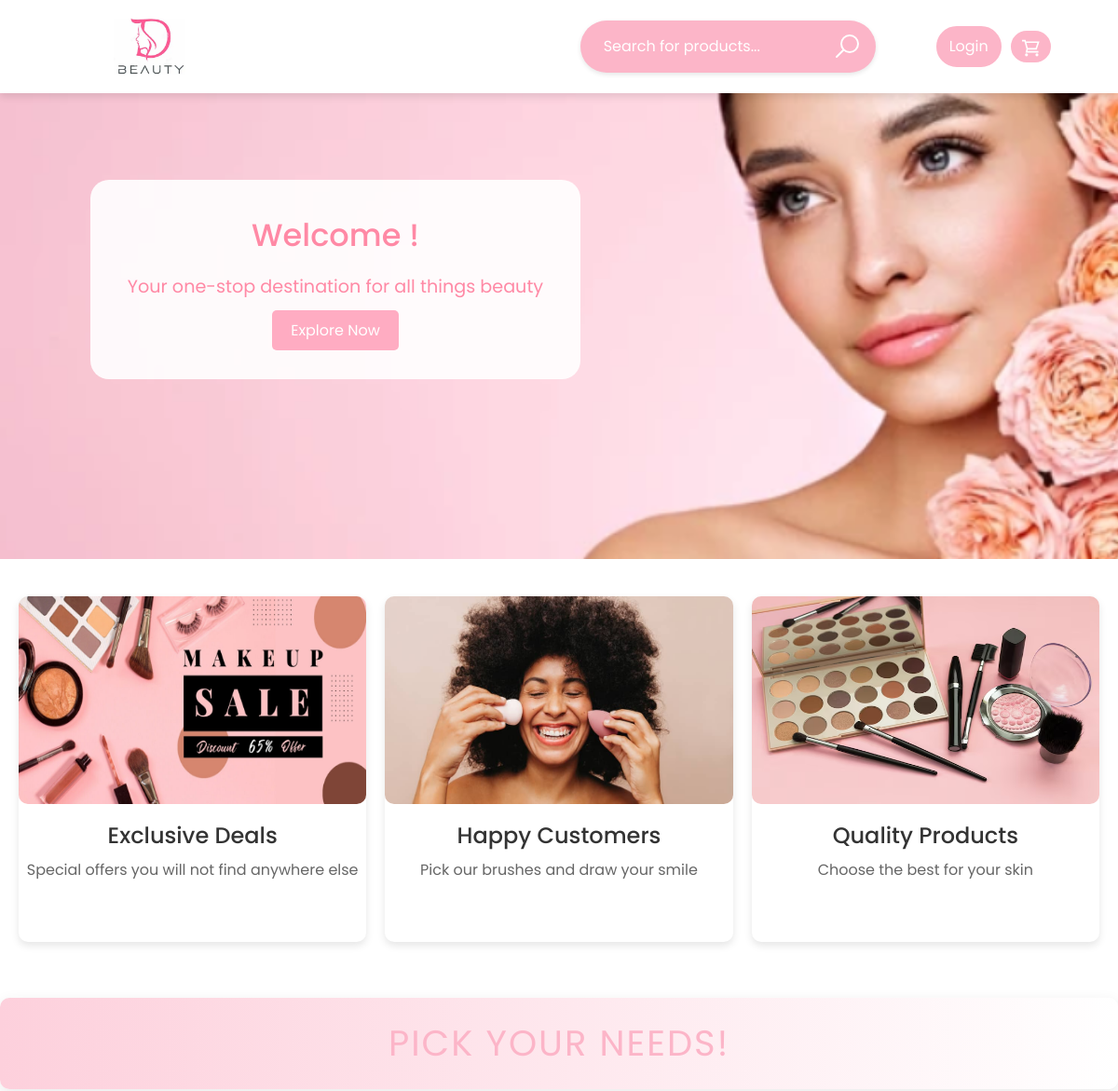
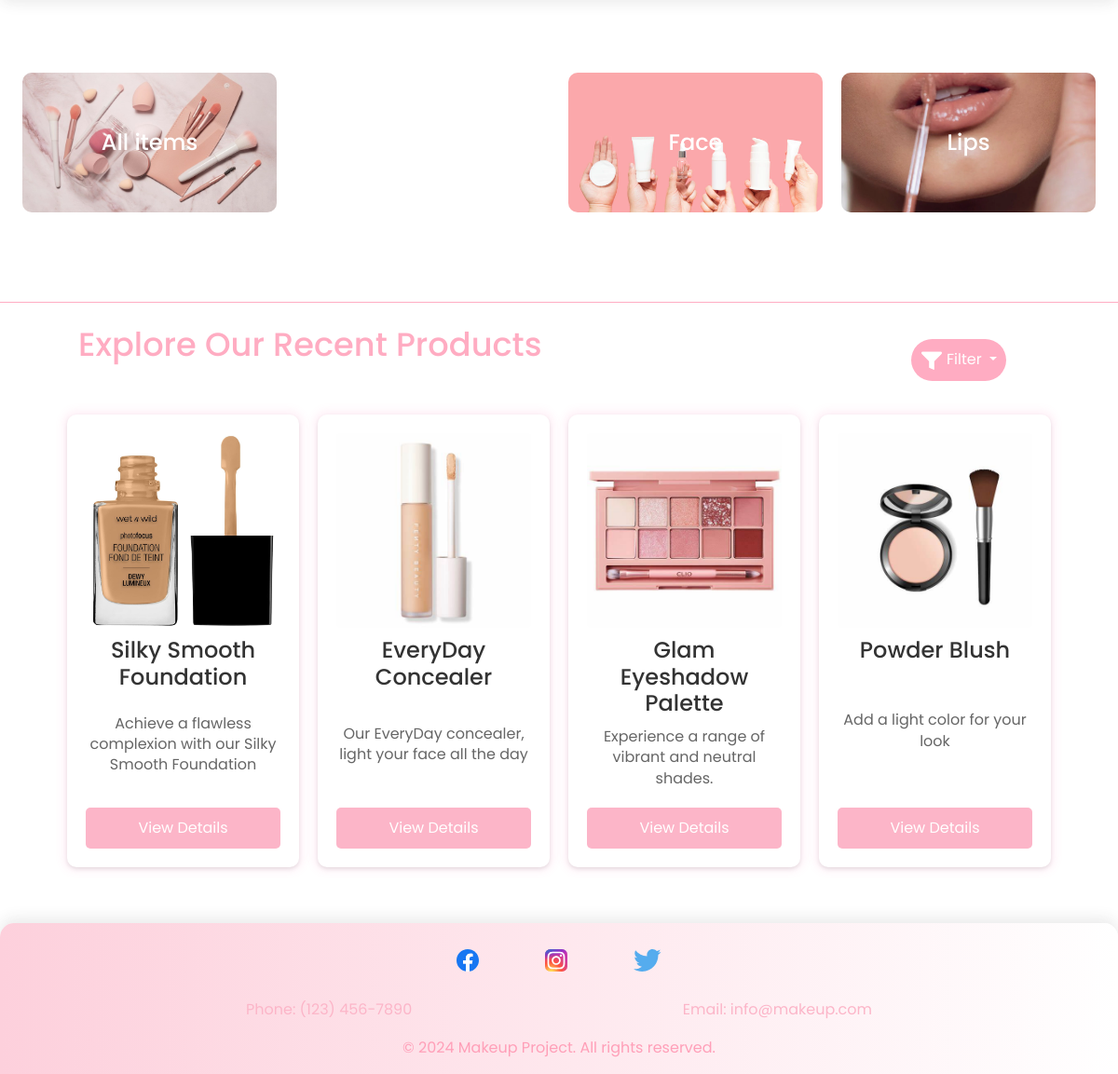
Screenshot of /Makeup/main.php with the database file from the repository (2 pictures, top to bottom).
### tables this page shows
CREATE TABLE `general` (
  `Title` varchar(255) NOT NULL,
  `Description` varchar(255) NOT NULL,
  `Image` varchar(255) NOT NULL,
  `ID` int(11) NOT NULL
);

CREATE TABLE `category` (
  `Category` varchar(255) NOT NULL,
  `Image` varchar(255) NOT NULL
);

CREATE TABLE `products` (
  `ID` int(11) NOT NULL,
  `Name` varchar(255) NOT NULL,
  `Description` varchar(255) NOT NULL,
  `Price` varchar(255) NOT NULL,
  `Image` varchar(255) NOT NULL,
  `Category` varchar(255) NOT NULL
);

### Makeup/mainp.php (called while the page is built, shortened)
<?php
include 'connection.php';
$stmt = $conn->prepare("SELECT * FROM `Category`");
$stmt->execute();
$result = $stmt->get_result();
$category = [];
while ($data = $result->fetch_assoc()) {
    $category[] = $data;
}
$stmt1 = $conn->prepare("Select * From `General`");
$stmt1->execute();
$result1 = $stmt1->get_result();
$general = [];
while ($data = $result1->fetch_assoc()) {
    $general[] = $data;
}
$stmt2 = $conn->prepare("SELECT * FROM `products` ORDER BY RAND() LIMIT 4");
$stmt2->execute();
$result2 = $stmt2->get_result();
$products = [];
while ($data = $result2->fetch_assoc()) {
    $products[] = $data;
}

### Makeup/main.php (the view, shortened to what this page needs)
<?php
include 'mainp.php';
?>
<!DOCTYPE html>
<html lang="en">
<head>
    <link href="https://cdn.jsdelivr.net/npm/bootstrap@5.3.3/dist/css/bootstrap.min.css" rel="stylesheet">
    <link rel="stylesheet" href="style.css">
</head>
<body>
    <div class="main">
        <header>
            <div class="container">
                <div class="logo">
                    <a href="main.php">
                        <img src="image1.png">
                    </a>
                </div>
                <div class="search-bar">
                    <div class="search-bar">
                        <form action="search.php" method="GET">
                            <input type="text" name="query" placeholder="Search for products..." style="color: #e671a3;">
                            <button type="submit">
                                <svg xmlns="http://www.w3.org/2000/svg" width="2em" height="2em" viewBox="0 0 32 32">
                                    <path fill="none" stroke="white" stroke-linecap="round" stroke-linejoin="round" stroke-width="2" d="m5 27l7.5-7.5M28 13a9 9 0 1 1-18 0a9 9 0 0 1 18 0" />
                                </svg>
                            </button>
                        </form>
                    </div>
                    <?php if (isset($_COOKIE['UserName'])) : ?>
                        <button class="login" onclick="window.location.href = 'logout.php'" id="login">Logout<button>
                            <?php else : ?>
                                <button class="login" onclick="window.location.href = 'login.php'" id="login">Login</button>
                            <?php endif; ?>
                            <button class="basket" data-items="All"><svg xmlns="http://www.w3.org/2000/svg" width="1.2em" height="1.2em" viewBox="0 0 24 24">
                                    <path class="basket" fill="white" d="M0 1h4.764l.545 2h18.078l-3.666 11H7.78l-.5 2H22v2H4.72l1.246-4.989L3.236 3H0zm7.764 11h10.515l2.334-7H5.855zM4 21a2 2 0 1 1 4 0a2 2 0 0 1-4 0m14 0a2 2 0 1 1 4 0a2 2 0 0 1-4 0" />
                                </svg></button>
                </div>
            </div>
        </header>
    </div>
    <div class="target">
        <main>
            <div class="parent">
                <div class="container1">
                    <div class="overlay">
                        <div class="welcome-message">
                            <h1>Welcome <?php echo htmlspecialchars($username) ?>!</h1>
                            <p>Your one-stop destination for all things beauty</p>
                            <a id="explore" class="explore-button">Explore Now</a>
                        </div>
                    </div>
                </div>
            </div>
            <?php if ($result1->num_rows > 0) : ?>
                <div class="features">
                    <?php foreach ($general as $General) : ?>
                        <div class="feature">
                            <img src="<?= $General['Image'] ?>" alt="Feature 1">
                            <h2><?= $General['Title'] ?></h2>
                            <p><?= $General['Description'] ?> </p><br>
                        </div>
                    <?php endforeach; ?>
                </div>
            <?php endif; ?>
        </main>
        <?php if ($result->num_rows > 0) : ?>
            <header class="header1">Pick your needs!</header>
            <div class="category-container">
                <div style="background:url('image12.png') no-repeat center center/cover;" class="category-card" data-product="All">
                    <h2 class="h11">All items</h2>
                </div>
                <?php foreach ($category as $datainfo) : ?>
                    <div style="background:url('<?php echo $datainfo['Image'] ?>') no-repeat center center/cover;" class="category-card" data-product="<?php echo $datainfo['Category'] ?>">
                        <h2 class="h11"><?php echo $datainfo['Category'] ?></h2>
                    </div>
                <?php endforeach; ?>
            </div>
        <?php endif; ?>
        <div class="container21">
            <h1 class="Explore" id="product">Explore Our Recent Products</h1>
            <button class="btn btn-secondary dropdown-toggle" type="button" data-bs-toggle="dropdown" aria-expanded="false">
                <label style="font-size: medium;">Filter</label>
            </button>
        </div>
        <div class="container products" id="containerproduct">
            <?php foreach ($products as $info) : ?>
                <div class="product-card">
                    <div class="product-image">
                        <img src="<?= $info['Image'] ?>" alt="Lipstick">
                    </div>
                    <div class="product-info">
                        <h2><?= $info['Name'] ?></h2>
                        <p><?= $info['Description'] ?></p>
                        <a class="product-button" onclick="openModal('<?= $info['Name'] ?>', '<?= $info['Description'] ?>', '<?= $info['Price'] ?>', '<?= $info['Image'] ?>')">View Details</a>
                    </div>
                </div>
            <?php endforeach; ?>
        </div>
        <footer class="footer">
            <div class="social-media">
                <a href="https://www.facebook.com " target="_blank"></a>
                <a href=" https://www.instagram.com" target="_blank"></a>
                <a href="https://www.twitter.com" target="_blank"></a>
            </div>
            <div class="contact-info">
                <a>Phone: (123) 456-7890</a>
                <a>Email: info@makeup.com</a>
            </div>
            <div class="footer-note">
                <p>© 2024 Makeup Project. All rights reserved.</p>
            </div>
        </footer>
    </div>
</body>
</html>

### rows the page displays
general: Image (picture), Title "Exclusive Deals", Description "Special offers you will not find anywhere else"
general: Image (picture), Title "Happy Customers", Description "Pick our brushes and draw your smile"
general: Image (picture), Title "Quality Products", Description "Choose the best for your skin"
category: Image (picture), Category "Face"
category: Image (picture), Category "Lips"
products: Image (picture), Name "Silky Smooth Foundation", Description "Achieve a flawless complexion with our Silky Smooth Foundation"
products: Image (picture), Name "EveryDay Concealer", Description "Our EveryDay concealer, light your face all the day"
products: Image (picture), Name "Glam Eyeshadow Palette", Description "Experience a range of vibrant and neutral shades."
products: Image (picture), Name "Powder Blush", Description "Add a light color for your look"
